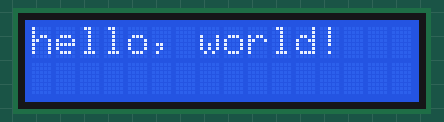
The sketch below on a simulated Arduino Uno, built with avr-gcc and run on an emulated ATmega328P. Shown: 16×2 character LCD.

Above: at 0.1 s.
At 3.1 s:
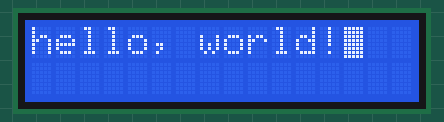

Measured:
- what the display in image 1 shows lasts 3.0 s, from 3.1 s to 6.1 s

The sketch:

LCD.ino
```cpp
#include <LiquidCrystal.h>

// initialize the library with the numbers of the interface pins
LiquidCrystal lcd(12, 11, 5, 4, 3, 2);

void setup() {
  // set up the LCD's number of columns and rows:
  lcd.begin(16, 2);
  // Print a message to the LCD.
  lcd.print("hello, world!");
}

void loop() {
  // Turn off the blinking cursor:
  lcd.noBlink();
  delay(3000);
   // Turn on the blinking cursor:
  lcd.blink();
  delay(3000);
}
```
